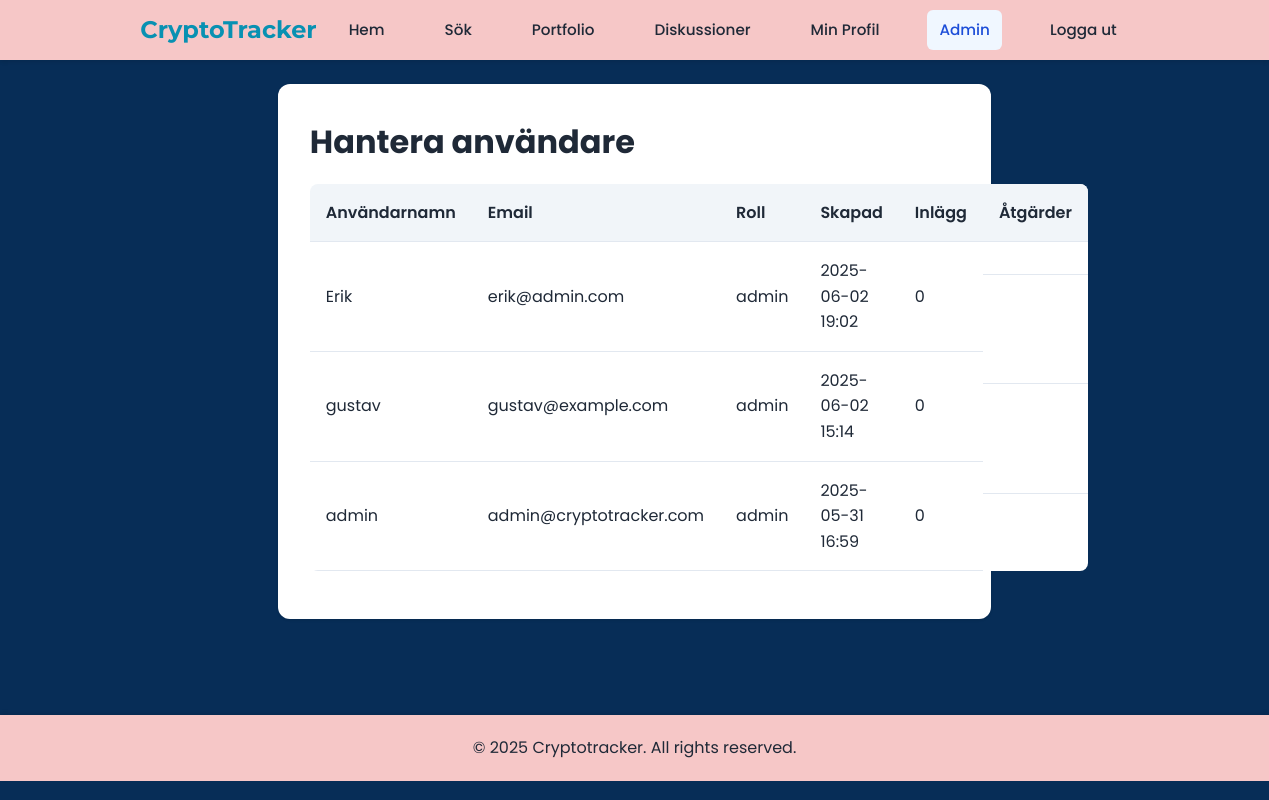
The page /pages/admin/users.php (signed in) on the database as committed earlier.
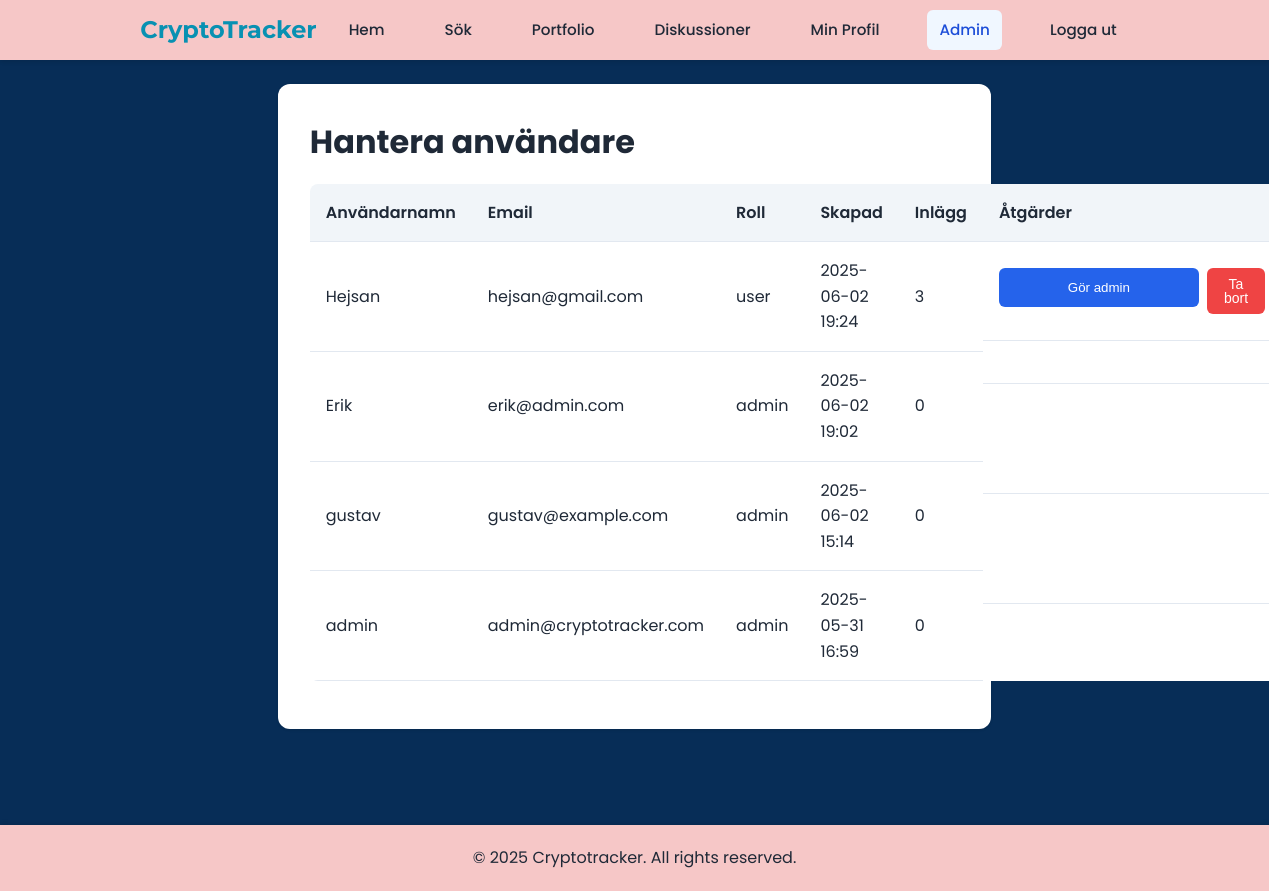
The same page on the database as committed later.
### tables this page shows
CREATE TABLE users (
    id INTEGER PRIMARY KEY AUTOINCREMENT,
    username VARCHAR(50) UNIQUE NOT NULL,
    password VARCHAR(255) NOT NULL,
    email VARCHAR(100) UNIQUE NOT NULL,
    role VARCHAR(20) DEFAULT 'user',
    profile_image VARCHAR(255),
    created_at TIMESTAMP DEFAULT CURRENT_TIMESTAMP
, bio TEXT);

### pages/admin/users.php (the view, shortened to what this page needs)
<?php
try {
    $db = new PDO('sqlite:' . __DIR__ . '/../../db/crypto_tracker.db');
    $stmt = $db->query("
        SELECT
            u.id,
            u.username,
            u.email,
            u.role,
            u.created_at,
            (SELECT COUNT(*) FROM posts WHERE user_id = u.id) as post_count
        FROM users u
        ORDER BY u.created_at DESC
    ");
    $users = $stmt->fetchAll(PDO::FETCH_ASSOC);
} catch(PDOException $e) {
    $error_message = "Kunde inte hämta användare: " . $e->getMessage();
}
?>
<!DOCTYPE html>
<html lang="sv">
<head>
    <link rel="stylesheet" href="../../css/styles.css">
</head>
<body>
    <?php include '../../header.php'; ?>
    <div class="container">
        <div class="white-container">
            <h1>Hantera användare</h1>
            <div class="admin-table-container">
                <table class="admin-table">
                    <thead>
                        <tr>
                            <th>Användarnamn</th>
                            <th>Email</th>
                            <th>Roll</th>
                            <th>Skapad</th>
                            <th>Inlägg</th>
                            <th>Åtgärder</th>
                        </tr>
                    </thead>
                    <tbody>
                        <?php if (empty($users)): ?>
                            <tr>
                                <td colspan="6" style="text-align: center;">Inga användare hittades</td>
                            </tr>
                        <?php else: ?>
                            <?php foreach ($users as $user): ?>
                                <tr>
                                    <td><?= htmlspecialchars($user['username']) ?></td>
                                    <td><?= htmlspecialchars($user['email']) ?></td>
                                    <td><?= htmlspecialchars($user['role']) ?></td>
                                    <td><?= date('Y-m-d H:i', strtotime($user['created_at'])) ?></td>
                                    <td><?= $user['post_count'] ?></td>
                                    <td class="actions">
                                        <?php if ($user['role'] !== 'admin'): ?>
                                            <form method="POST" style="display: inline;">
                                                <button type="submit" name="change_role" class="admin-btn small">Gör admin</button>
                                            </form>
                                            <form method="POST" style="display: inline;" onsubmit="return confirm('Är du säker på att du vill ta bort denna användare och alla deras inlägg?');">
                                                <button type="submit" name="delete_user" class="delete-btn small">Ta bort</button>
                                            </form>
                                        <?php endif; ?>
                                    </td>
                                </tr>
                            <?php endforeach; ?>
                        <?php endif; ?>
                    </tbody>
                </table>
            </div>
        </div>
    </div>
    <?php include '../../php/footer.php'; ?>
</body>
</html>

Rows that differ between the two databases and show on the page:
added users: username "Hejsan", email "hejsan@gmail.com", role "user", created_at "2025-06-02 19:24", post_count "3"
